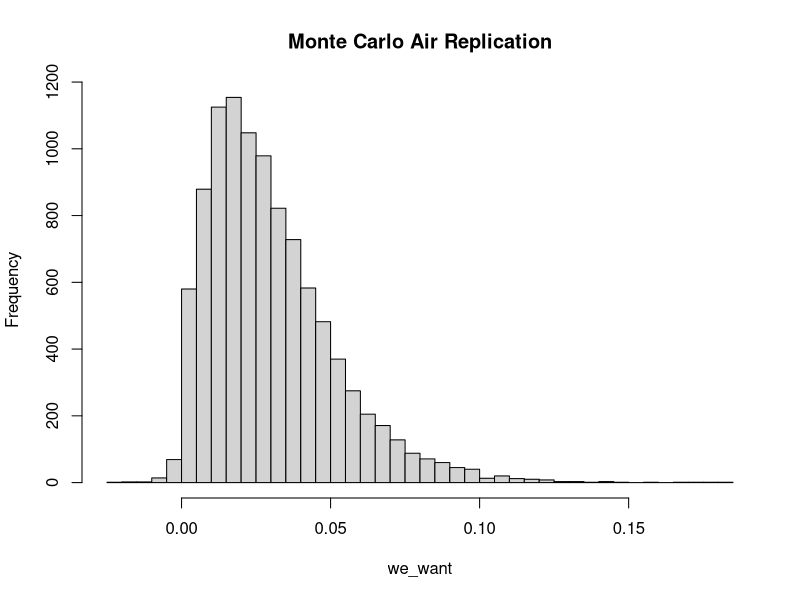
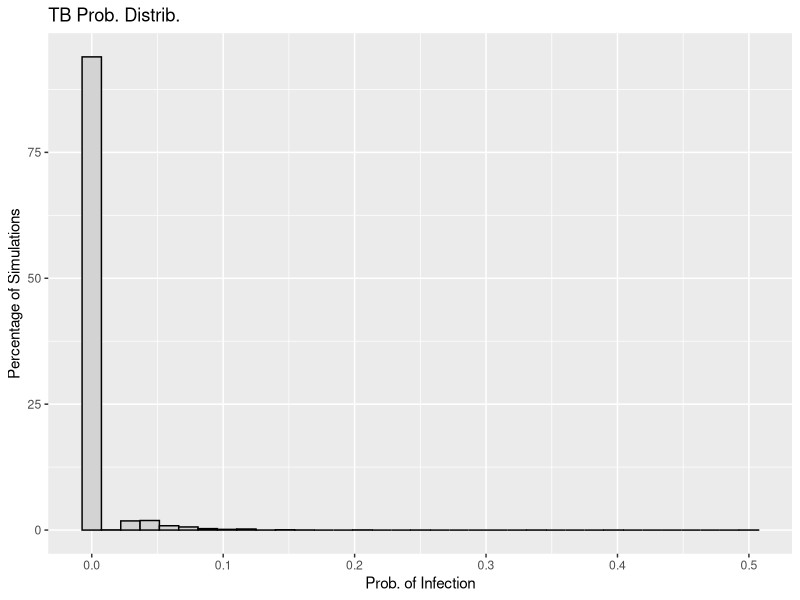
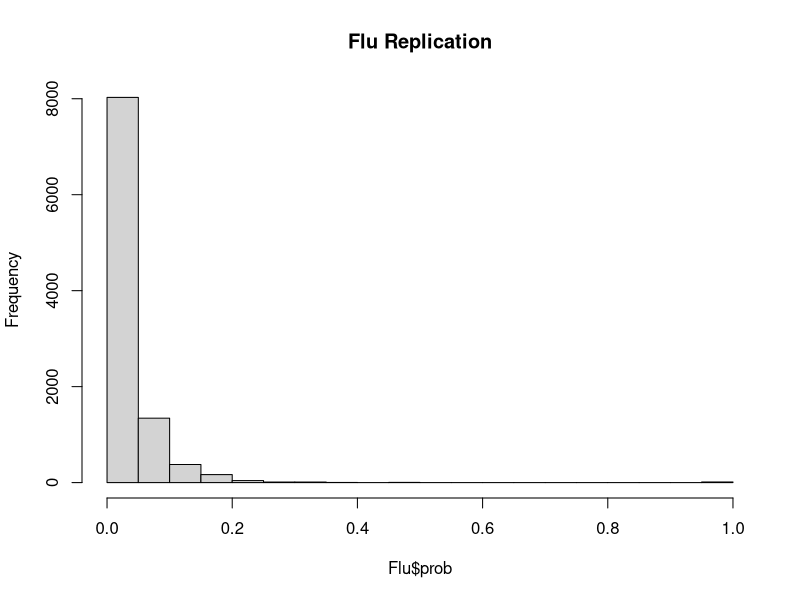
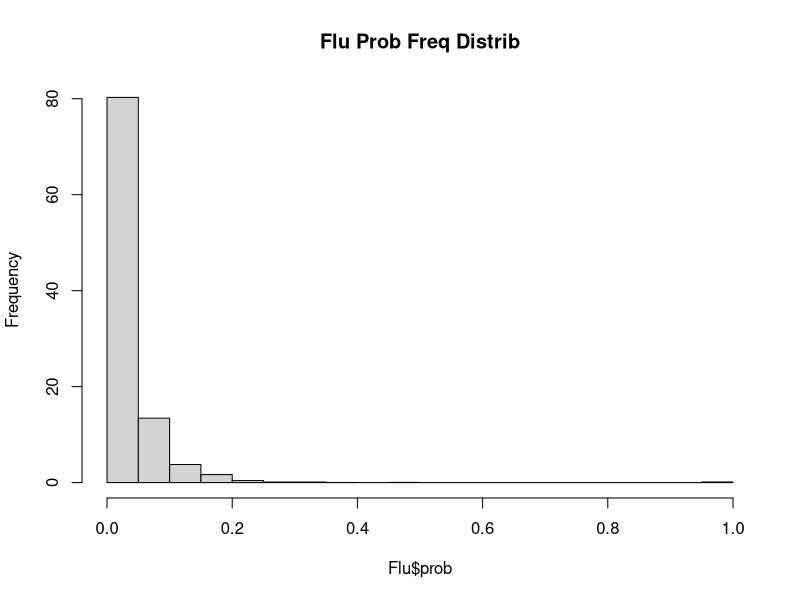
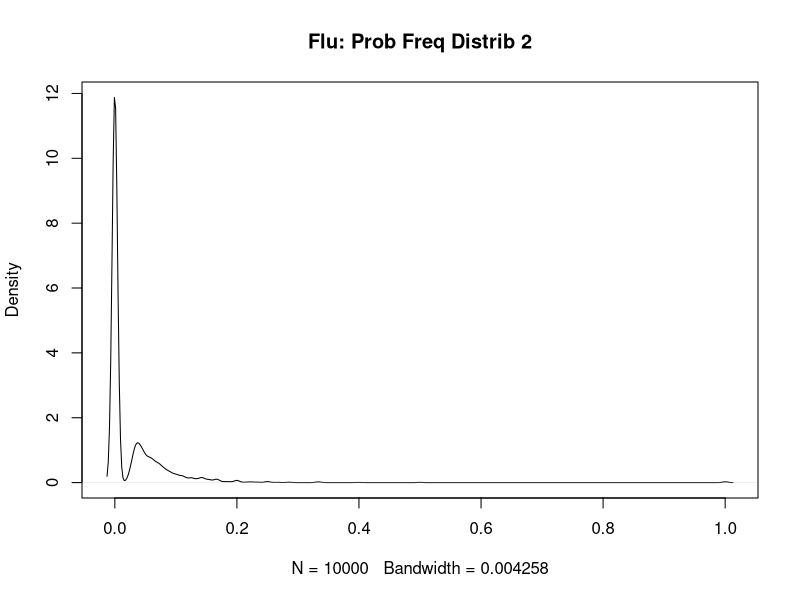
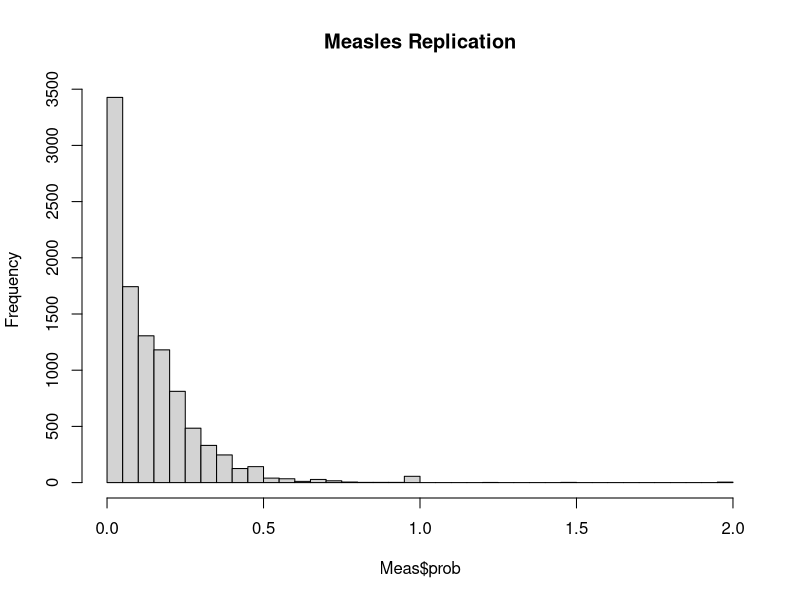
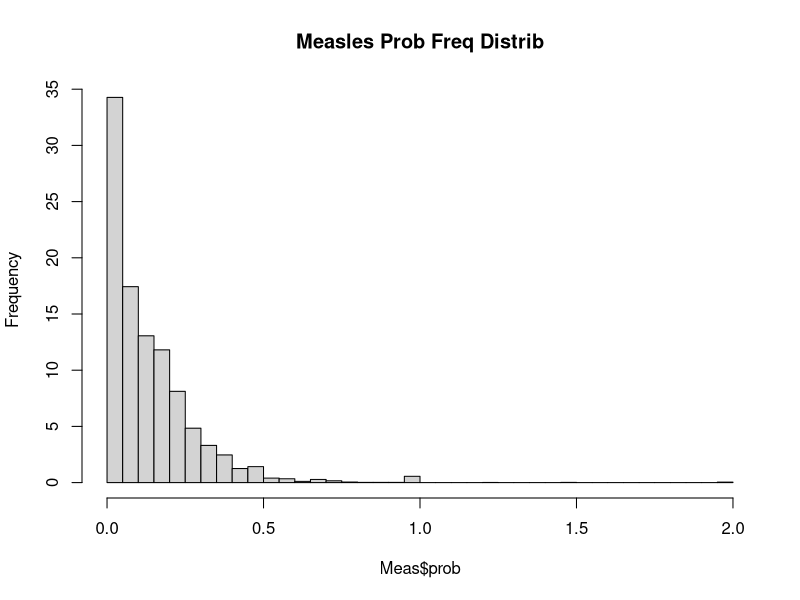
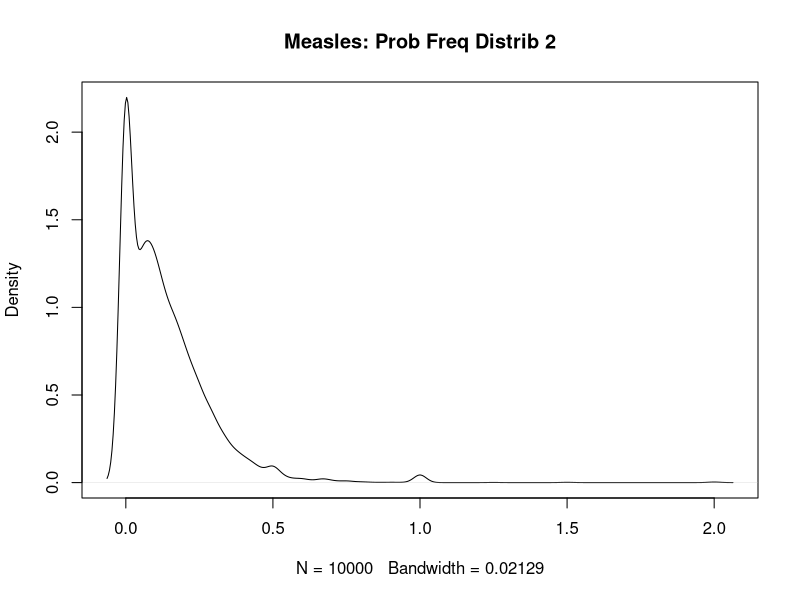

Generate these figures, in order, with R: (Note: this script raises an error after producing the figures.)
## ---- chunk 1
set.seed(400)
## ---- chunk 2
library(dplyr)
library(stats)
library(tidyr)
library(tidyverse)
library(broom)
library(ggplot2)
library(tibble)
## ---- chunk 3
m <- 10000

monte_AIR <- function(m) {
  storing <- numeric(m)
  for (i in 1:m){
    p <- rnorm(1, mean = 0.48, sd = 0.20)
    I <- 1
    phi <- rnorm(1, mean = 100, sd = 20)
    V <- 132
    N <- rnorm(1, mean = 3, sd = 0.5)
    t <- rnorm(1, mean = 0.5, sd = 0.167)
  
    form <- ((p*I*phi)/V) * ((N*t + exp(-N*t) - 1) / (N^2))
  
    storing[i] <- 1 - exp(-form)
  }
  return(storing)
}

we_want <- monte_AIR(m)

mean(we_want)

hist(we_want , breaks = 35, main = "Monte Carlo Air Replication")
## ---- chunk 4
# Wells-Riley formula: 

## vent_mean = 4 <- ventilation rate
## breath_mean = 0.48 <- pumonary ventilation rate
## time_mean = 0.5 <- 30min /1 hr

air_monte <- function(m = 10000, quanta_mean, quanta_sd, 
                      room_vol=132, infect=1, vent_mean=4, vent_sd=1, 
                      breath_mean=0.48, breath_sd=0.2, 
                      time_mean=0.5, time_sd=0.167, s_mean = 19, s_sd=10) {

  
    p_vec <- pmax(rnorm(m, breath_mean, breath_sd), 0)
    phi_vec <- pmax(rnorm(m, quanta_mean, quanta_sd), 0)
    t_vec <- pmax(rnorm(m, time_mean, time_sd), 0)
    Q_vec <- pmax(rnorm(m, vent_mean, vent_sd), 0.01)
    S0_vec <- pmax(round(rnorm(m, s_mean, s_sd)), 1)
    I_vec <- infect
    
      # exposure term
    X_vec <- (I_vec * phi_vec * p_vec * t_vec) / Q_vec
    
      # infection prob. 
    P_vec <- 1 - exp(-X_vec)
    
    new_infect <- S0_vec * P_vec
    S_after <- S0_vec - new_infect
    
    res_df <- tibble::tibble(
      p = p_vec, phi=phi_vec, t=t_vec, Q=Q_vec, S0=S0_vec, 
      X=X_vec, prob=P_vec, infections=new_infect, survivors=S_after
    )
    
    summ <- list(
      mean_prob = mean(res_df$prob),
      mean_infections = mean(res_df$infections),
      prob_quantiles = quantile(res_df$prob, c(0.25,0.5,0.75,0.9,0.95)),
      inf_quantiles = quantile(res_df$infections, c(0.25,0.5,0.75,0.9,0.95))
    )
    return(list(data=res_df, summary=summ))
}

plot_prob <- function(sim_res, title="Infection Prob. Distribution"){
  df <- sim_res$data
  ggplot(df, aes(x=prob)) +
    geom_histogram(aes(y=..count.. / sum(..count..) * 100), bins=35, closed="left") +
    labs(x="Infection Prob. for an Individual(P)", 
         y="Percent of Simulation (%)",
         title=title)
}
## ---- chunk 5
TB <- air_monte(m=10000, quanta_mean=12.7, quanta_sd=3.0)
Flu <- air_monte(m=10000, quanta_mean=100, quanta_sd=25.0)
Meas <- air_monte(m=10000, quanta_mean=570, quanta_sd=143.0)
SARS <- air_monte(m=10000, quanta_mean=2.7, quanta_sd=1.2)

TB

## ---- chunk 6
better_monte <- function(m = 10000, dis_quanta, quanta_sd, room_vol = 132, 
                         infected_individuals = 1, ACH = 4){ 
  probability_inf <- numeric(m)
  num_new_infect <- numeric(m)
  sus_persons <- numeric(m)

  for(i in 1:m) {
    
    p_2 <- max(rnorm(1, mean = 0.48, sd = 0.20), 0)
    phi_2 <- max(rnorm(1, mean = dis_quanta, sd = quanta_sd),0)
    t_2 <- max(rnorm(1, mean = 0.5, sd = 0.167), 0)
    S0 <- max(round(rnorm(1, mean = 19, sd = 10)),1)
    
    q_2 <- infected_individuals * phi_2
 
    
    nucci <- ((p_2*q_2)/room_vol) * 
      ((ACH * t_2 + exp(-ACH *t_2) -1) / (ACH^2))
    
    S_t <- S0 * exp(-nucci)
    
    
    exp_inf <- S0 - S_t
    inf <- rpois(1, lambda = exp_inf)
    
    sus_prob <- inf / S0
    
    probability_inf[i] <- sus_prob
    num_new_infect[i] <- inf
    sus_persons[i] <- S_t
  }
  
  return(list(prob = probability_inf,
              infections = num_new_infect,
              survivors = sus_persons,
              summary = list(mean_prob = mean(probability_inf),
                             mean_infections = mean(num_new_infect),
                             prob_quantiles = quantile(probability_inf, 
                                                       c(0.25, 0.5, 0.75, 
                                                         0.9, 0.95)),
                             inf_quantiles = quantile(num_new_infect, 
                                                      c(0.25, 0.5, 0.75, 
                                                        0.9, 0.95)))))

}

TB <- better_monte(10000, dis_quanta = 12.7, quanta_sd = 3.0,
                   room_vol = 132, infected_individuals = 1, 
                   ACH = 4)

TB

mean(TB$prob)

TB_df <- data.frame(prob = TB$prob)

TB_plot <- ggplot(data = TB_df, aes(x = prob)) + 
  geom_histogram(aes(y = ..count.. /sum(..count..) *100),
                 bins = 35, 
                 fill = "lightgrey",
                 color = "black") +
  labs(title = "TB Prob. Distrib.",
       x = "Prob. of Infection",
       y = "Percentage of Simulations")

TB_plot

## ---- chunk 7
Flu <- better_monte(10000, dis_quanta = 100, quanta_sd = 25.0,
                   room_vol = 132, infected_individuals = 1, 
                   ACH = 4)

mean(Flu$prob)
hFlu <- hist(Flu$prob, breaks = 35, main = "Flu Replication")

hFlu$counts <- hFlu$counts / sum(hFlu$counts) * 100

plot(hFlu, main = "Flu Prob Freq Distrib")


densF <- density(Flu$prob)

densF$y <- densF$y / sum(densF$y) *100

plot(densF, main = "Flu: Prob Freq Distrib 2")
## ---- chunk 8
Meas <- better_monte(10000, dis_quanta = 570, quanta_sd = 173.0,
                   room_vol = 132, infected_individuals = 1, 
                   ACH = 4)

mean(Meas$prob)

hM <- hist(Meas$prob, breaks = 35, main = "Measles Replication")

hM$counts <- hM$counts / sum(hM$counts) * 100

plot(hM, main = "Measles Prob Freq Distrib")


densM <- density(Meas$prob)

densM$y <- densM$y / sum(densM$y) *100

plot(densM, main = "Measles: Prob Freq Distrib 2")

## ---- chunk 9
SARS <- better_monte(10000, dis_quanta = 2.7, quanta_sd = 1.2,
                   room_vol = 132, infected_individuals = 1, 
                   ACH = 4)

mean(SARS$prob)

hSARS <- hist(SARS$prob, breaks = 35, main = "SARS Graph")

hSARS$counts <- hSARS$counts / sum(hSARS$counts) * 100

plot(hSARS, main = "SARS Prob Freq Distrib")


densSARS <- density(SARS$prob)

densSARS$y <- densSARS$y / sum(densSARS$y) *100

plot(densSARS, main = "SARS: Prob Freq Distrib 2")

## ---- chunk 10
sum_disease <- tibble::tibble(
  Disease=c("TB","Flu", "Meas", "SARS"),
  Mean_Prob = c(TB$summary$mean_prob,
                Flu$summary$mean_prob,
                Meas$summary$mean_prob,
                SARS$summary$mean_prob),
  Mean_Infections = c(TB$summary$mean_infections,
                      Flu$summary$mean_infections,
                      Meas$summary$mean_infections,
                      SARS$summary$mean_infections),
  Prob_25 = c(TB$summary$prob_quantiles[1],
              Flu$summary$prob_quantiles[1],
              Meas$summary$prob_quantiles[1],
              SARS$summary$prob_quantiles[1]),
  Prob_50 = c(TB$summary$prob_quantiles[2],
              Flu$summary$prob_quantiles[2],
              Meas$summary$prob_quantiles[2],
              SARS$summary$prob_quantiles[2]),
  Prob_75 = c(TB$summary$prob_quantiles[3],
              Flu$summary$prob_quantiles[3],
              Meas$summary$prob_quantiles[3],
              SARS$summary$prob_quantiles[3]),
  Prob_90 = c(TB$summary$prob_quantiles[4],
              Flu$summary$prob_quantiles[4],
              Meas$summary$prob_quantiles[4],
              SARS$summary$prob_quantiles[4]),
  Prob_95 = c(TB$summary$prob_quantiles[5],
              Flu$summary$prob_quantiles[5],
              Meas$summary$prob_quantiles[5],
              SARS$summary$prob_quantiles[5])
)

sum_dis_round <- sum_disease %>%
  mutate(across(where(is.numeric), ~ round(.x,3)))

sum_dis_round

## ---- chunk 11

## The monte carlo simulation results estimate the infection risk for four airborne disease in a standard waiting room scenario. 

## Tuberculosis: moderate mean infection prob of 0.499 per susceptible individual, with approx 9.6 expected new infections, high variability: range from 0.342 to 0.857, showing potential higher-risk scenarios in dif conditions

## Influenza: higher mean prob: 0.941, nearly 18 expected infections, median and upper quantiles approach 1, infection is almost certain in the environment

## Measles: highest risk, mean prob. of 0.987, almost entire susceptible pop expected to become infected, all quantiles 1

## SARS: low mean prob: 0.153, roughly 3 expected new infections, moderate variability ranges from 0.072 to 0.369

## *infection risk is strongly driven by the disease'airborne quanta generation rate: meas and flu-high risk, tb-moderate risk, sars-lower risk

## ---- chunk 12

TB_df <- data.frame(prob=as.numeric(TB$prob), Disease="TB")
Measles_df <- data.frame(prob=as.numeric(Measles$prob), Disease = "Measles")
Influenza_df <- data.frame(prob=as.numeric(Influenza$prob), Disease = "Influenza")
SARS_df <- data.frame(prob=as.numeric(SARS$prob), Disease="SARS")

combined_df <- rbind(TB_df, Measles_df, Influenza_df, SARS_df)
combined_df$prob <- pmin(pmax(combined_df$prob, 0),1)

ggplot(combined_df, aes(x=prob, fill=Disease, color=Disease)) +
  geom_histogram(aes(y= ..count.. / sum(..count..) * 100),
                  bins=35, position="identity", alpha=0.4) +
  labs(title="Prob. of Infection Distribution by Disease",
       x = "Probability of Infection",
       y = "Percentage of Simulations") +
  scale_color_manual(values = c("TB" = "green", "Measles" = "magenta",
                               "Influenza"="blue", "SARS"="yellow3")) +
  scale_fill_manual(values = c("TB" = "green", "Measles" = "magenta",
                               "Influenza"="blue", "SARS"="yellow3")) +
  theme_minimal()

## ---- chunk 13
scenario_monte <- function(m = 10000, dis_quantaS, quanta_sdS, room_vol = 300, 
                         infected_individuals = 1, ACH = 4, t_scen = max(rnorm(1, mean = 1, sd = 0.167))){ 
  prob_inf <- numeric(m)
  num_infec <- numeric(m)
  sus_per <- numeric(m)

  for(i in 1:m) {
    
    p_scen <- max(rnorm(1, mean = 0.48, sd = 0.20), 0)
    phi_scen <- max(rnorm(1, mean = dis_quantaS, sd = quanta_sdS),0)
    S0_scen <- max(round(rnorm(1, mean = 19, sd = 10)),1)
    
    q_2_scen <- infected_individuals * phi_scen
 
    nucci_scen <- ((p_scen*q_2_scen)/room_vol) * 
      ((ACH * t_scen + exp(-ACH * t_scen) -1) / (ACH^2))
    
    S_t_scen <- S0_scen * exp(-nucci_scen)
    
    exp_inf_scen <- S0_scen - S_t_scen
    inf_scen <- rpois(1, lambda = exp_inf_scen)
    
    sus_prob_scen <- inf_scen / S0_scen
    
    prob_inf[i] <- sus_prob_scen
    num_infec[i] <- inf_scen
    sus_per[i] <- S_t_scen
  }
  
  return(list(prob = prob_inf,
              infections = num_infec,
              survivors = sus_per,
              summary = list(mean_prob = mean(prob_inf),
                             mean_infections = mean(num_infec),
                             prob_quantiles = quantile(prob_inf, 
                                                       c(0.25, 0.5, 0.75, 
                                                         0.9, 0.95)),
                             inf_quantiles = quantile(num_infec, 
                                                      c(0.25, 0.5, 0.75, 
                                                        0.9, 0.95)))))

}

scenario_1 <- scenario_monte(10000, dis_quantaS = 12.7, quanta_sdS = 3.0,
                   room_vol = 300, infected_individuals = 1, 
                   ACH = 4, t_scen = max(rnorm(1, mean = 1, sd = 0.167)))

mean(scenario_1$prob)
## ---- chunk 14
scen1_TB <- scenario_monte(10000, dis_quanta = 12.7, quanta_sd = 3.0,
                   room_vol = 300, infected_individuals = 1, 
                   ACH = 4)
scen1_meas <- scenario_monte(10000, dis_quanta = 100, quanta_sd = 25.0,
                   room_vol = 300, infected_individuals = 1, 
                   ACH = 4)
scen1_flu <- scenario_monte(10000, dis_quanta = 570, quanta_sd = 173.0,
                   room_vol = 300, infected_individuals = 1, 
                   ACH = 4)

TB_df1 <- data.frame(prob=as.numeric(scen1_TB$prob), Disease="TB")
Meas_df1 <- data.frame(prob=as.numeric(scen1_meas$prob), Disease="Measles")
Flu_df1 <- data.frame(prob=as.numeric(scen1_flu$prob), Disease="Influenza")

comb_df1 <- rbind(TB_df1, Meas_df1, Flu_df1)
comb_df1$prob <- pmin(pmax(comb_df1$prob, 0),1)

ggplot(comb_df1, aes(x=prob, fill=Disease, color=Disease)) +
  geom_histogram(aes(y=..count.. / sum(..count..) * 100),
                 bins=35, position="identity", alpha=0.4) +
  labs(title="Scenario 1: Probability of Infection Distribution by Disease",
       x="Probability of Infection",
       y = "Percentage of Simulations") +
  scale_color_manual(values = c("TB" = "green", "Measles" = "magenta",
                               "Influenza"="blue")) +
  scale_fill_manual(values = c("TB" = "green", "Measles" = "magenta",
                               "Influenza"="blue")) +
  theme_minimal()


## ---- chunk 15

scenario_2 <- scenario_monte(10000, dis_quantaS = 12.7, quanta_sdS = 3.0,
                             room_vol = 132, infected_individuals = 2, ACH = 4,
                             t_scen = max(rnorm(1, mean = 0.5, sd = 0.167)))

mean(scenario_2$prob)

## ---- chunk 16
scen_1_M <- scenario_monte(10000, dis_quantaS = 570, quanta_sdS = 143.0,
                   room_vol = 300, infected_individuals = 1, 
                   ACH = 4, t_scen = max(rnorm(1, mean = 1, sd = 0.167)))

mean(scen_1_M$prob)
## ---- chunk 17

scen_2_M <- scenario_monte(10000, 570, 143.0, 132, 2, 4, max(rnorm(1, mean = 0.5, sd = 0.167)))

mean(scen_2_M$prob)
## ---- chunk 18
s1_Flu <- scenario_monte(10000, 100, 25.0, 300, 1, 4, 
                         max(rnorm(1, mean = 1, sd = 0.167)))

mean(s1_Flu$prob)
## ---- chunk 19

s2_Flu <- scenario_monte(10000, 100, 25.0, 132, 2, 4, 
                         max(rnorm(1, mean = 0.5, sd = 0.167)))
mean(s2_Flu$prob)
## ---- chunk 20
scen2_TB <- scenario_monte(10000, dis_quanta = 12.7, quanta_sd = 3.0,
                   room_vol = 50, infected_individuals = 2, 
                   ACH = 4)
scen2_meas <- scenario_monte(10000, dis_quanta = 100, quanta_sd = 25.0,
                   room_vol = 50, infected_individuals = 2, 
                   ACH = 4)
scen2_flu <- scenario_monte(10000, dis_quanta = 570, quanta_sd = 173.0,
                   room_vol = 50, infected_individuals = 2, 
                   ACH = 4)

TB_df2 <- data.frame(prob=as.numeric(scen2_TB$prob), Disease="TB")
Meas_df2 <- data.frame(prob=as.numeric(scen2_meas$prob), Disease="Measles")
Flu_df2 <- data.frame(prob=as.numeric(scen2_flu$prob), Disease="Influenza")

comb_df2 <- rbind(TB_df2, Meas_df2, Flu_df2)
comb_df2$prob <- pmin(pmax(comb_df2$prob, 0),1)

ggplot(comb_df2, aes(x=prob, fill=Disease, color=Disease)) +
  geom_histogram(aes(y=..count.. / sum(..count..) * 100),
                 bins=35, position="identity", alpha=0.4) +
  labs(title="Scenario 2: Probability of Infection Distribution by Disease",
       x="Probability of Infection",
       y = "Percentage of Simulations") +
  scale_color_manual(values = c("TB" = "green", "Measles" = "magenta",
                               "Influenza"="blue")) +
  scale_fill_manual(values = c("TB" = "green", "Measles" = "magenta",
                               "Influenza"="blue")) +
  theme_minimal()
